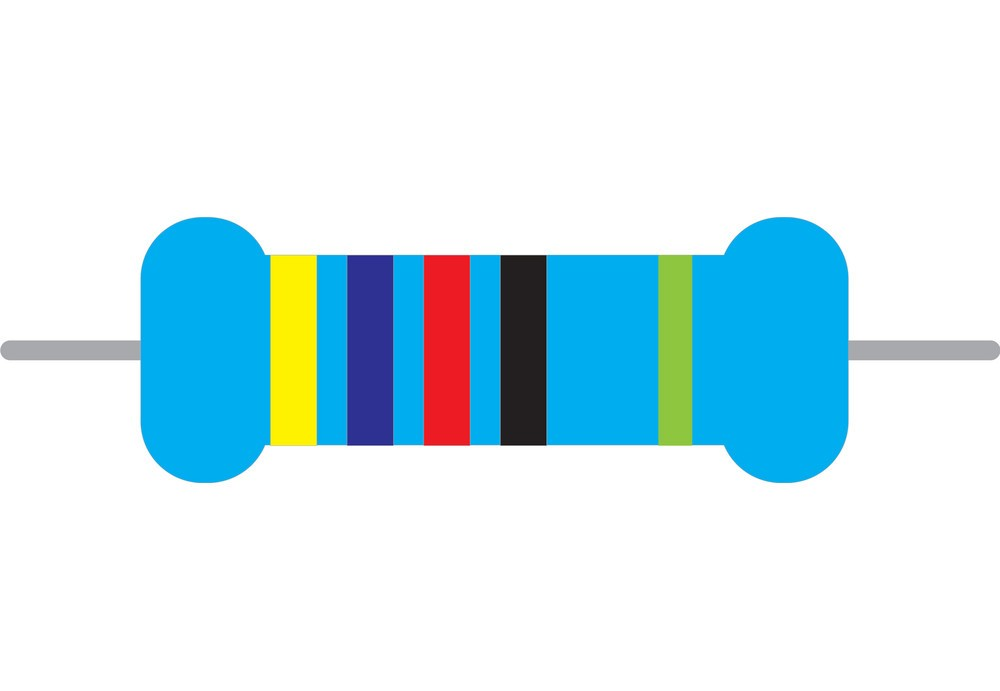
#> input picture images/resistor_1.jpg, 1000 x 691 px; its folder holds only this picture in this run
$ python main.py
#> lines starting #> are read from the running program, lines starting #| are printed output that depends on the picture; after the words box and inside, x2 and y2 are one past the last pixel; in counts of white or black regions, pixels touching at a corner belong together
import numpy as np
import matplotlib.pyplot as plt
from skimage import io, color, filters, measure, transform, morphology
from skimage.transform import resize
from scipy.signal import find_peaks
from scipy.ndimage import gaussian_filter1d
from scipy.spatial import distance
import glob
import os
import warnings

warnings.filterwarnings("ignore")

MIN_AREA = 800
ASPECT_RATIO_MIN = 1.2
CROP_PADDING = 0.15

REF_COLORS_RGB = {
    "black": (20, 20, 20),
    "brown": (100, 50, 30),
    "red": (200, 40, 40),
    "orange": (230, 110, 20),
    "yellow": (240, 220, 30),
    "green": (40, 160, 40),
    "blue": (40, 60, 190),
    "violet": (120, 50, 180),
    "gray": (128, 128, 128),
    "white": (240, 240, 240),
    "gold": (140, 110, 40),
    "silver": (180, 180, 190),
}

RESISTOR_VALUES = {
    "black": (0, 1, None),
    "brown": (1, 10, 1),
    "red": (2, 100, 2),
    "orange": (3, 1000, None),
    "yellow": (4, 10000, None),
    "green": (5, 100000, 0.5),
    "blue": (6, 1000000, 0.25),
    "violet": (7, 10000000, 0.1),
    "gray": (8, None, 0.05),
    "white": (9, None, None),
    "gold": (None, 0.1, 5),
    "silver": (None, 0.01, 10),
}


def get_ref_lab_colors():
    ref_lab = {}
    for name, rgb in REF_COLORS_RGB.items():
        rgb_norm = np.array([[rgb]], dtype=float) / 255.0
        lab = color.rgb2lab(rgb_norm)[0][0]
        ref_lab[name] = lab
    return ref_lab


REF_COLORS_LAB = get_ref_lab_colors()


def load_and_preprocess(image_path):
    try:
        img = io.imread(image_path)
        if len(img.shape) > 2 and img.shape[2] == 4:
            img = img[:, :, :3]
        return filters.median(img, footprint=np.ones((3, 3, 1)))
    except Exception as e:
        print(f"Erreur critique lors du chargement : {e}")
        return None


def segment_and_crop(image):
    scale_factor = 0.25
    h_orig, w_orig = image.shape[:2]
    img_small = np.array(
        resize(
            image,
            (int(h_orig * scale_factor), int(w_orig * scale_factor)),
            anti_aliasing=True,
            preserve_range=True,
        )
    ).astype(np.uint8)

    hsv = color.rgb2hsv(img_small)
    sat = hsv[:, :, 1]
    try:
        thresh_s = filters.threshold_otsu(sat)
        mask_s = sat > thresh_s
    except:
        mask_s = np.zeros(img_small.shape[:2], dtype=bool)

    gray = color.rgb2gray(img_small)
    try:
        thresh_g = filters.threshold_otsu(gray)
        mask_g = gray < thresh_g
        if np.sum(mask_g) > mask_g.size / 0.6:
            mask_g = ~mask_g
    except:
        mask_g = np.zeros(img_small.shape[:2], dtype=bool)

    binary = np.logical_or(mask_s, mask_g)

    binary_clean = morphology.binary_erosion(binary, morphology.disk(2))
    binary_clean = morphology.binary_opening(binary_clean, morphology.disk(2))
    binary_clean = morphology.binary_dilation(binary_clean, morphology.disk(4))

    label_image = measure.label(binary_clean)
    regions = measure.regionprops(label_image)

    resistor = None
    max_area = 0
    min_area_scaled = MIN_AREA * (scale_factor**2)

    for r in regions:
        if r.area < min_area_scaled:
            continue
        if r.axis_minor_length == 0:
            continue
        if r.axis_major_length / r.axis_minor_length < ASPECT_RATIO_MIN:
            continue

        if r.area > max_area:
            max_area = r.area
            resistor = r

    if not resistor:
        return None

    angle = -np.degrees(resistor.orientation)

    centroid_orig = (
        resistor.centroid[0] / scale_factor,
        resistor.centroid[1] / scale_factor,
    )

    edge_pixels = np.concatenate(
        [image[0, :, :], image[-1, :, :], image[:, 0, :], image[:, -1, :]]
    )
    bg_color = np.median(edge_pixels, axis=0)

    rotated_img = np.array(
        transform.rotate(
            image,
            angle,
            center=centroid_orig,
            resize=True,
            preserve_range=True,
            order=1,
            cval=0,
        )
    ).astype(np.uint8)

    mask_valid = np.ones(image.shape[:2], dtype=bool)
    rotated_mask_valid = transform.rotate(
        mask_valid, angle, center=centroid_orig, resize=True, order=0
    ).astype(bool)
    for c in range(3):
        channel = rotated_img[:, :, c]
        channel[~rotated_mask_valid] = bg_color[c]
        rotated_img[:, :, c] = channel

    binary_orig_size = np.array(
        resize(binary_clean, (h_orig, w_orig), order=0, anti_aliasing=False)
    )
    rotated_mask = transform.rotate(
        binary_orig_size, angle, center=centroid_orig, resize=True, order=0
    )

    rows = np.any(rotated_mask, axis=1)
    cols = np.any(rotated_mask, axis=0)
    if not np.any(rows) or not np.any(cols):
        return None

    ymin, ymax = np.where(rows)[0][[0, -1]]
    xmin, xmax = np.where(cols)[0][[0, -1]]

    roi_mask = rotated_mask[ymin:ymax, xmin:xmax]
    col_heights = np.sum(roi_mask, axis=0)

    if len(col_heights) > 0:
        median_height = np.median(col_heights[col_heights > 0])
        valid_cols = np.where(col_heights > median_height * 0.7)[0]

        if len(valid_cols) > 0:
            new_xmin = xmin + valid_cols[0]
            new_xmax = xmin + valid_cols[-1]

            pad_x = int((new_xmax - new_xmin) * 0.05)
            xmin = max(0, new_xmin - pad_x)
            xmax = min(rotated_img.shape[1], new_xmax + pad_x)

            h_box = ymax - ymin
            pad_y = int(h_box * CROP_PADDING)
            ymin = max(0, ymin - pad_y)
            ymax = min(rotated_img.shape[0], ymax + pad_y)

    cropped = rotated_img[ymin:ymax, xmin:xmax]

    if cropped.shape[0] > cropped.shape[1]:
        cropped = transform.rotate(
            cropped, 90, resize=True, preserve_range=True
        ).astype(np.uint8)

    return cropped


def extract_signals(crop):
    h, w, _ = crop.shape
    roi = crop[int(h * 0.45) : int(h * 0.55), :]

    line_rgb = np.median(roi, axis=0).reshape(1, w, 3).astype(np.uint8)
    line_lab = color.rgb2lab(line_rgb).reshape(w, 3)
    return line_rgb.reshape(w, 3), line_lab


def detect_peaks_robust(line_lab):
    bg_lab = np.median(line_lab, axis=0)
    delta_e = np.sqrt(np.sum((line_lab - bg_lab) ** 2, axis=1))

    sigma = max(2, len(delta_e) * 0.015)
    delta_e_smooth = gaussian_filter1d(delta_e, sigma=sigma)

    min_dist = len(delta_e) / 15
    height_thresh = np.max(delta_e_smooth) * 0.25

    peaks, props = find_peaks(
        delta_e_smooth,
        height=height_thresh,
        distance=min_dist,
        prominence=5,
    )
    return peaks, props, delta_e, delta_e_smooth


def classify_color_knn(sample_rgb):
    sample_lab = color.rgb2lab(np.array([[sample_rgb]], dtype=float) / 255.0)[0][0]
    sample_hsv = color.rgb2hsv(np.array([[sample_rgb]], dtype=float) / 255.0)[0][0]
    s_val = sample_hsv[1]
    v_val = sample_hsv[2]

    min_dist = float("inf")
    best_color = "unknown"

    for name, ref_lab in REF_COLORS_LAB.items():
        d = distance.euclidean(sample_lab, ref_lab)
        penalty = 0

        if v_val < 0.3 and name in ["white", "yellow", "silver"]:
            penalty = 50

        if s_val < 0.15 and name not in ["black", "white", "gray", "silver"]:
            penalty = 50

        final_score = d + penalty

        if final_score < min_dist:
            min_dist = final_score
            best_color = name

    return best_color


def decode_resistor(colors):
    if len(colors) < 3:
        return "Indéterminé"
    bands = list(colors)

    if bands[0] in ["gold", "silver"] and bands[-1] not in ["gold", "silver"]:
        bands.reverse()

    try:
        if len(bands) >= 3:
            vals = [RESISTOR_VALUES[b][0] for b in bands if b in RESISTOR_VALUES]
            mults = [RESISTOR_VALUES[b][1] for b in bands if b in RESISTOR_VALUES]
            tols = [RESISTOR_VALUES[b][2] for b in bands if b in RESISTOR_VALUES]

            tol_val = 20
            if tols[-1] is not None:
                tol_val = tols[-1]
                vals = vals[:-1]
                mults = mults[:-1]

            ohm_val = 0

            if len(vals) >= 2:
                mult_val = mults[-1]
                digits = vals[:-1]

                if mult_val is None:
                    return "Erreur Multiplicateur"

                val_acc = 0
                for d in digits:
                    if d is not None:
                        val_acc = val_acc * 10 + d

                ohm_val = val_acc * mult_val
            else:
                return "Erreur Structure"

            suffix = "Ω"
            if ohm_val >= 1e6:
                ohm_val /= 1e6
                suffix = "MΩ"
            elif ohm_val >= 1e3:
                ohm_val /= 1e3
                suffix = "kΩ"

            return f"{ohm_val:.2f} {suffix} +/- {tol_val}%"

    except Exception as e:
        pass

    return "Erreur Décodage"


def show_visu(crop, peaks, colors, result, delta_e_smooth):
    plt.figure(figsize=(10, 6))

    plt.subplot(2, 1, 1)
    plt.imshow(crop)
    plt.title(f"Résultat: {result}", color="blue", fontweight="bold")
    plt.axis("off")

    for i, p in enumerate(peaks):
        plt.axvline(x=p, color="red", linestyle="--")
        txt = colors[i] if i < len(colors) else "?"
        plt.text(
            p, 0, txt, color="yellow", fontsize=9, ha="center", backgroundcolor="black"
        )

    plt.subplot(2, 1, 2)
    plt.plot(delta_e_smooth, color="purple", label="Variation Couleur (Delta E)")
    plt.plot(peaks, delta_e_smooth[peaks], "x", color="red", label="Pics détectés")
    plt.grid(alpha=0.3)
    plt.legend()
    plt.tight_layout()
    plt.show()


def main():
    img_dir = "./images"
    files = glob.glob(os.path.join(img_dir, "*.[jJ][pP][gG]")) + glob.glob(
        os.path.join(img_dir, "*.[pP][nN][gG]")
    )

    print(f"Traitement de {len(files)} images...")

    for f in files:
        if "Figure" in f:
            continue

        print(f"\n--- Analyse de {os.path.basename(f)} ---")

        img = load_and_preprocess(f)
#> in load_and_preprocess, img is the input picture: shape (691, 1000, 3); mean R, G, B 208.5, 232.5, 239.6
        if img is None:
            continue

        crop = segment_and_crop(img)
#> in segment_and_crop, `thresh_s = filters.threshold_otsu(sat)`: thresh_s = 0.463
#> in segment_and_crop, `mask_s = sat > thresh_s`:
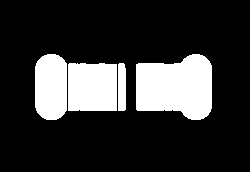
#> mask_s: shape (172, 250) bool; 20.1% white; 4 white regions, box (x1, y1, x2, y2) and area: (136, 54, 212, 120) 4020, (68, 63, 117, 111) 2322, (35, 54, 67, 120) 1923, (118, 63, 126, 111) 376
#> in segment_and_crop, `thresh_g = filters.threshold_otsu(gray)`: thresh_g = 0.747
#> in segment_and_crop, `regions = measure.regionprops(label_image)`: regions = 1 regions; box (x1, y1, x2, y2) and area: (31, 52, 217, 122) 10215
#> the loop in segment_and_crop, `for r in regions:` made 1 pass
#> max_area on pass 1: 10215
#> after the loop in segment_and_crop, `for r in regions:`: max_area = 10215
#> in segment_and_crop, `angle = -np.degrees(resistor.orientation)`: angle = -89.97
#> in segment_and_crop, `centroid_orig = ( resistor.centroid[0] / scale_factor, resistor.centro..`: centroid_orig = (346.3, 492.1)
#> in segment_and_crop, `bg_color = np.median(edge_pixels, axis=0)`: bg_color = [255, 255, 255]
#> after the loop in segment_and_crop, `for c in range(3):`:
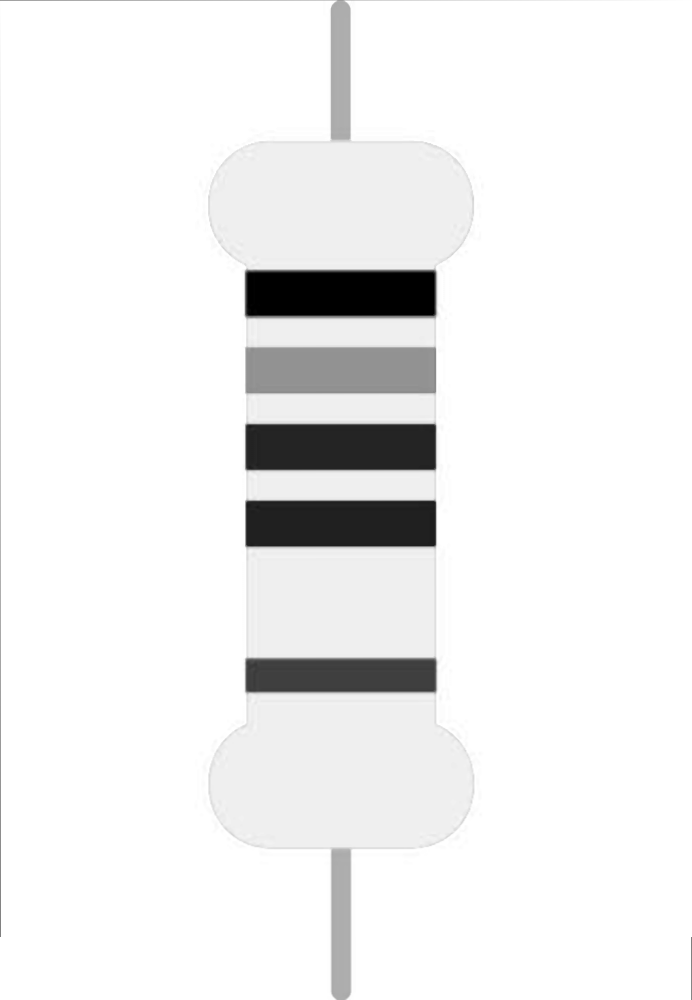
#> channel: shape (1000, 692); min 0, max 255, mean 239.5
#> after the loop in segment_and_crop, `for c in range(3):`:
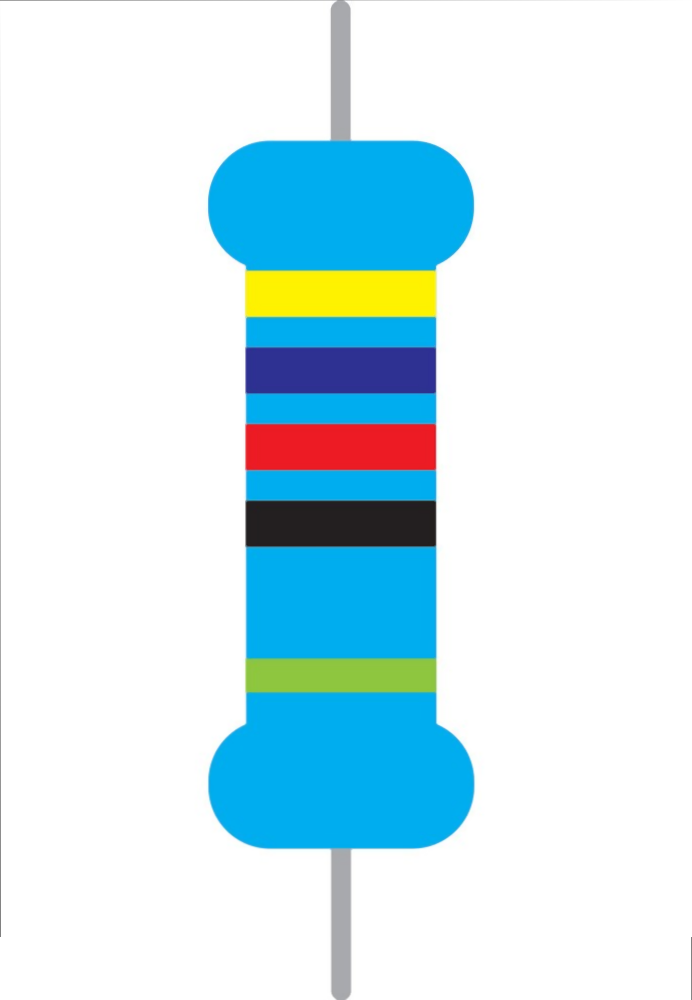
#> rotated_img: shape (1000, 692, 3); mean of channels 0, 1, 2 208.4, 232.4, 239.5; drawn as R, G, B
#> in segment_and_crop, `rotated_mask = transform.rotate( binary_orig_size, angle, center=centr..`:
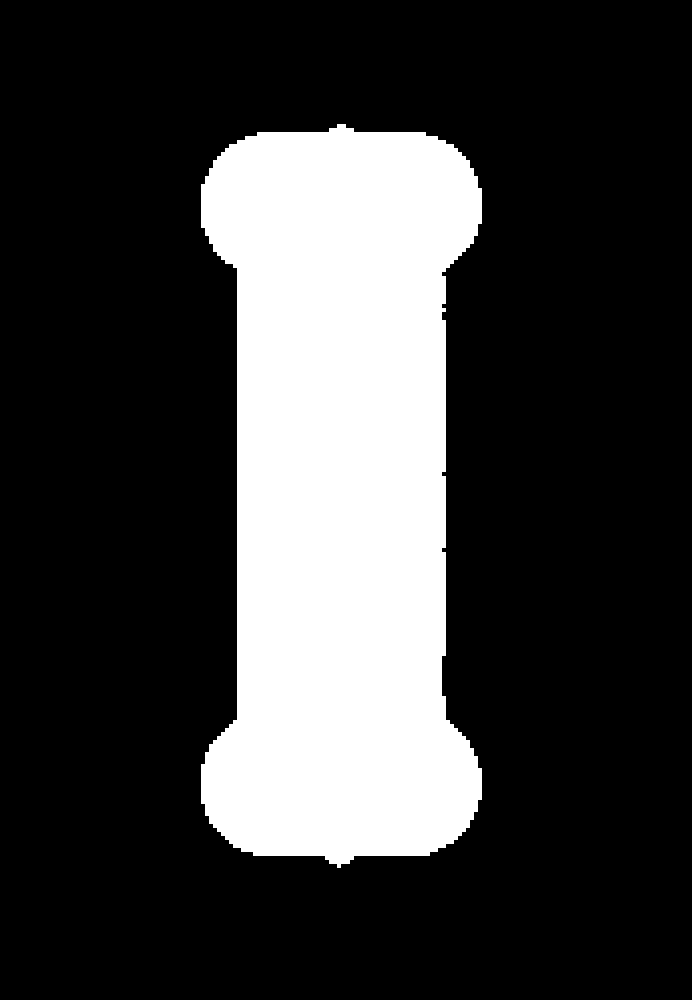
#> rotated_mask: shape (1000, 692) bool; 23.7% white; 1 white region, box (x1, y1, x2, y2) and area: (201, 124, 482, 868) 164180
#> in segment_and_crop, `ymin, ymax = np.where(rows)[0][[0, -1]]`: ymin = 124; ymax = 867
#> in segment_and_crop, `xmin, xmax = np.where(cols)[0][[0, -1]]`: xmin = 201; xmax = 481
#> in segment_and_crop, `roi_mask = rotated_mask[ymin:ymax, xmin:xmax]`:
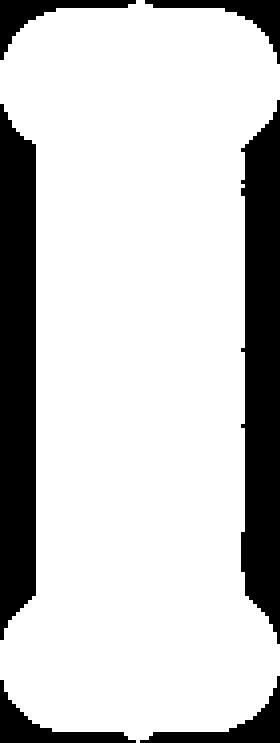
#> roi_mask: shape (743, 280) bool; 78.9% white; 6 black regions, box (x1, y1, x2, y2) and area: (0, 104, 36, 640) 17472, (241, 100, 280, 644) 17312, (140, 676, 280, 743) 2484, (0, 680, 136, 743) 2424, (0, 0, 136, 60) 2144, (145, 0, 280, 64) 2096
#> in segment_and_crop, `col_heights = np.sum(roi_mask, axis=0)`: col_heights = 280 values, max 743 at index 136, min 68 at index 277, mean 586.1
#> in segment_and_crop, `median_height = np.median(col_heights[col_heights > 0])`: median_height = 724
#> in segment_and_crop, `valid_cols = np.where(col_heights > median_height * 0.7)[0]`: valid_cols = 209 values from 36 to 244
#> in segment_and_crop, `new_xmin = xmin + valid_cols[0]`: new_xmin = 237
#> in segment_and_crop, `new_xmax = xmin + valid_cols[-1]`: new_xmax = 445
#> in segment_and_crop, `pad_x = int((new_xmax - new_xmin) * 0.05)`: pad_x = 10
#> in segment_and_crop, `xmin = max(0, new_xmin - pad_x)`: xmin = 227
#> in segment_and_crop, `xmax = min(rotated_img.shape[1], new_xmax + pad_x)`: xmax = 455
#> in segment_and_crop, `h_box = ymax - ymin`: h_box = 743
#> in segment_and_crop, `pad_y = int(h_box * CROP_PADDING)`: pad_y = 111
#> in segment_and_crop, `ymin = max(0, ymin - pad_y)`: ymin = 13
#> in segment_and_crop, `ymax = min(rotated_img.shape[0], ymax + pad_y)`: ymax = 978
#> in segment_and_crop, `cropped = transform.rotate( cropped, 90, resize=True, preserve_range=T..`:
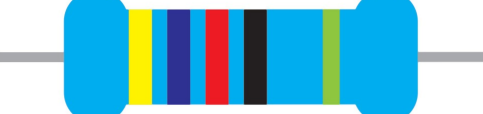
#> cropped: shape (228, 965, 3) (shown at 1/2 size); mean of channels 0, 1, 2 114.9, 186.6, 207.4; drawn as R, G, B
        if crop is None:
            print(">> Echec : Impossible d'isoler la résistance.")
            continue

        rgb_line, lab_line = extract_signals(crop)
#> in extract_signals, `line_rgb = np.median(roi, axis=0).reshape(1, w, 3).astype(np.uint8)`: line_rgb = 965 rows, first 8: [167, 168, 172], [168, 169, 173], [168, 169, 173], [168, 169, 173], [168, 169, 173], [168, 169, 173], [168, 169, 173], [168, 169, 173]
#> in extract_signals, `line_lab = color.rgb2lab(line_rgb).reshape(w, 3)`: line_lab = 965 rows, first 8: [68.9, 0.411, -2.18], [69.27, 0.411, -2.18], [69.27, 0.411, -2.18], [69.27, 0.411, -2.18], [69.27, 0.411, -2.18], [69.27, 0.411, -2.18], [69.27, 0.411, -2.18], [69.27, 0.411, -2.18]
#> rgb_line has the same summary as line_rgb in extract_signals; lab_line has the same summary as line_lab in extract_signals
        peaks, _, _, delta_smooth = detect_peaks_robust(lab_line)
#> in detect_peaks_robust, `bg_lab = np.median(line_lab, axis=0)`: bg_lab = [66.61, -13.69, -42.7]
#> in detect_peaks_robust, `delta_e = np.sqrt(np.sum((line_lab - bg_lab) ** 2, axis=1))`: delta_e = 965 values, max 137.4 at index 263, min 0.336 at index 254, mean 34.52
#> in detect_peaks_robust, `sigma = max(2, len(delta_e) * 0.015)`: sigma = 14.47
#> in detect_peaks_robust, `delta_e_smooth = gaussian_filter1d(delta_e, sigma=sigma)`: delta_e_smooth = 965 values, max 122.6 at index 280, min 0.459 at index 750, mean 34.52
#> in detect_peaks_robust, `min_dist = len(delta_e) / 15`: min_dist = 64.33
#> in detect_peaks_robust, `height_thresh = np.max(delta_e_smooth) * 0.25`: height_thresh = 30.66
#> in detect_peaks_robust, `peaks, props = find_peaks( delta_e_smooth, height=height_thresh, dista..`: peaks = [280, 357, 434, 510, 662]; props = {'peak_heights': [122.6, 54.54, 114.5, 63.15, 79.82], 'prominences': [122.2, 28.01, 89.39, 35.63, 79.35], 'left_bases': [190, 324, 390, 476, 589], 'right_bases': [750, 390, 750, 589, 750]}
#> peaks = [280, 357, 434, 510, 662]; delta_smooth has the same summary as delta_e_smooth in detect_peaks_robust

        colors = []
        for p in peaks:
            s = max(0, p - 2)
            e = min(len(rgb_line), p + 3)
            sample = np.mean(rgb_line[s:e], axis=0)
            colors.append(classify_color_knn(sample))
#> this loop made 5 passes
#> (p, s, e, sample, sample_lab in classify_color_knn, sample_hsv in classify_color_knn, s_val in classify_color_knn, v_val in classify_color_knn) on passes 1 to 4: (280, 278, 283, [254, 242, 0], [93.7, -15.73, 91.94], [0.159, 1, 0.996], 1, 0.996), (357, 355, 360, [46, 49, 146], [26.31, 31.24, -53.83], [0.662, 0.685, 0.573], 0.685, 0.573), (434, 432, 437, [237, 27, 36], [50.6, 73.5, 51.57], [0.993, 0.886, 0.929], 0.886, 0.929), (510, 508, 513, [35, 31, 32], [12.23, 2.14, 0.014], [0.958, 0.114, 0.137], 0.114, 0.137)
#> after the loop, colors = ['yellow', 'blue', 'red', 'black', 'green']

        val_str = decode_resistor(colors)
#> in decode_resistor, `vals = [RESISTOR_VALUES[b][0] for b in bands if b in RESISTOR_VALUES]`: vals = [4, 6, 2, 0, 5]
#> in decode_resistor, `mults = [RESISTOR_VALUES[b][1] for b in bands if b in RESISTOR_VALUES]`: mults = [10000, 1000000, 100, 1, 100000]
#> in decode_resistor, `tols = [RESISTOR_VALUES[b][2] for b in bands if b in RESISTOR_VALUES]`: tols = 5 items
#> in decode_resistor, `tol_val = tols[-1]`: tol_val = 0.5
#> in decode_resistor, `vals = vals[:-1]`: vals = [4, 6, 2, 0]
#> in decode_resistor, `mults = mults[:-1]`: mults = [10000, 1000000, 100, 1]
#> in decode_resistor, `mult_val = mults[-1]`: mult_val = 1
#> in decode_resistor, `digits = vals[:-1]`: digits = [4, 6, 2]
#> the loop in decode_resistor, `for d in digits:` made 3 passes
#> (d, val_acc) on passes 1 to 2: (4, 4), (6, 46)
#> after the loop in decode_resistor, `for d in digits:`: val_acc = 462
#> val_str = '462.00 Ω +/- 0.5%'
        print(f">> Bandes détectées : {colors}")
#| >> Bandes détectées : ['yellow', 'blue', 'red', 'black', 'green']
        print(f">> Résultat final   : {val_str}")
#| >> Résultat final   : 462.00 Ω +/- 0.5%

        show_visu(crop, peaks, colors, val_str, delta_smooth)
#> the loop in show_visu, `for i, p in enumerate(peaks):` made 5 passes
#> (p, txt) on passes 1 to 5: (280, 'yellow'), (357, 'blue'), (434, 'red'), (510, 'black'), (662, 'green')
#> in show_visu, `plt.show()`:
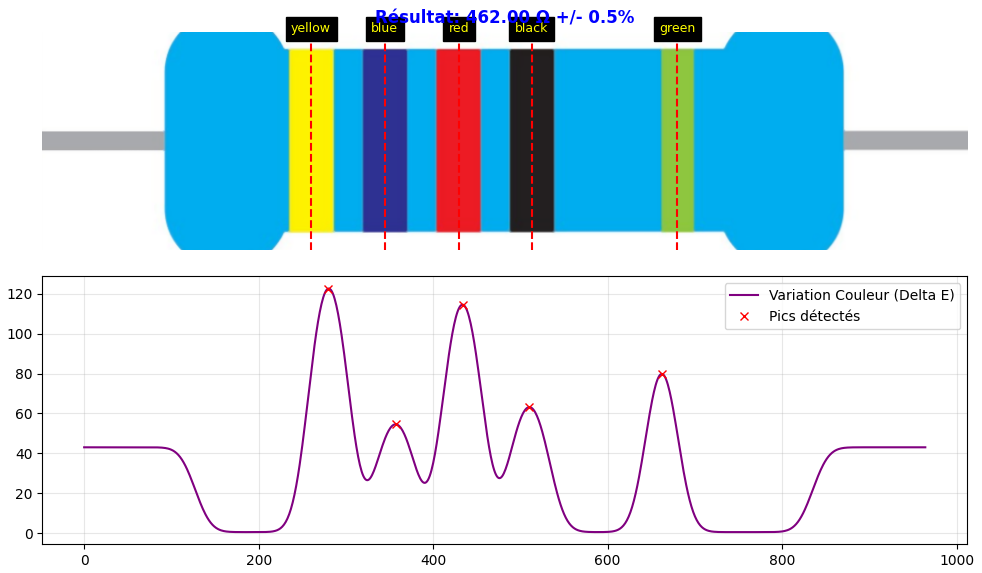
#> figure drawn by matplotlib, 2 panels; panel 2: curve peaks at x = 280, y = 122.6


if __name__ == "__main__":
    main()
